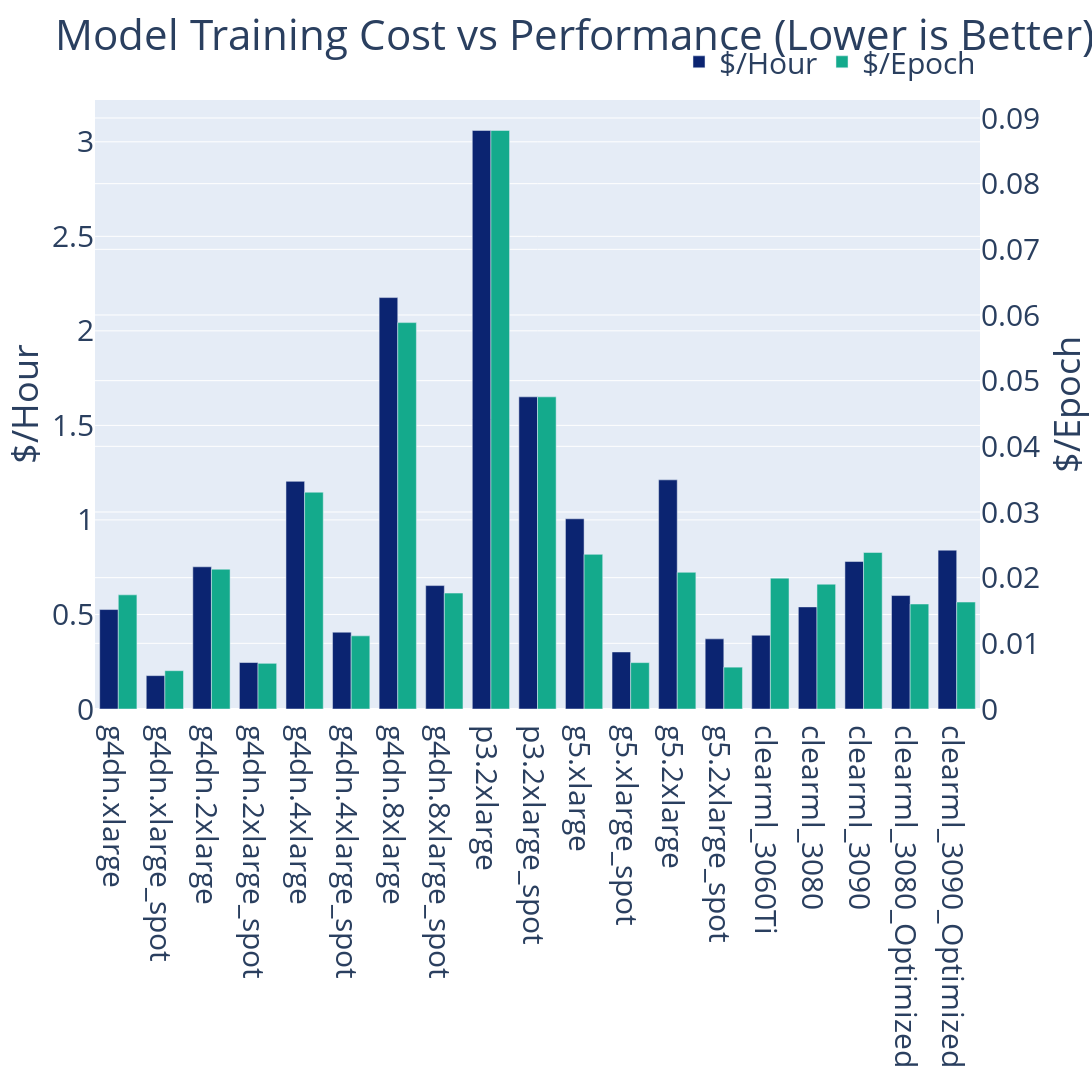

Source (notebook cell):
### Markdown cell above
# Spots

### Code cell
not_show = ["genesis_"]
plot_cost({k: v for k, v in performance_per_dollar.items() if not any([n in k for n in not_show]) })

### Figure 1 — Plotly figure (JSON) as saved in the notebook; plotly's stock layout.template omitted (floating-point values rounded to 4 significant figures)
{"data": [{"marker": {"color": "#0b2471"}, "name": "$/Hour", "offsetgroup": "1", "type": "bar", "x": ["g4dn.xlarge", "g4dn.xlarge_spot", "g4dn.2xlarge", "g4dn.2xlarge_spot", "g4dn.4xlarge", "g4dn.4xlarge_spot", "g4dn.8xlarge", "g4dn.8xlarge_spot", "p3.2xlarge", "p3.2xlarge_spot", "g5.xlarge", "g5.xlarge_spot", "g5.2xlarge", "g5.2xlarge_spot", "clearml_3060Ti", "clearml_3080", "clearml_3090", "clearml_3080_Optimized", "clearml_3090_Optimized"], "y": [0.526, 0.1765, 0.752, 0.2458, 1.204, 0.4062, 2.176, 0.6528, 3.06, 1.651, 1.006, 0.3018, 1.212, 0.371, 0.39, 0.54, 0.78, 0.6, 0.84], "yaxis": "y"}, {"marker": {"color": "#14aa8c"}, "name": "$/Epoch", "offsetgroup": "2", "type": "bar", "x": ["g4dn.xlarge", "g4dn.xlarge_spot", "g4dn.2xlarge", "g4dn.2xlarge_spot", "g4dn.4xlarge", "g4dn.4xlarge_spot", "g4dn.8xlarge", "g4dn.8xlarge_spot", "p3.2xlarge", "p3.2xlarge_spot", "g5.xlarge", "g5.xlarge_spot", "g5.2xlarge", "g5.2xlarge_spot", "clearml_3060Ti", "clearml_3080", "clearml_3090", "clearml_3080_Optimized", "clearml_3090_Optimized"], "y": [0.01738, 0.005833, 0.02128, 0.006957, 0.03301, 0.01114, 0.05884, 0.01765, 0.08811, 0.04754, 0.02355, 0.007065, 0.02082, 0.006372, 0.01993, 0.019, 0.02384, 0.01599, 0.01629], "yaxis": "y2"}], "layout": {"barmode": "group", "font": {"size": 30}, "height": 1080, "legend": {"orientation": "h", "x": 1, "xanchor": "right", "y": 1.02, "yanchor": "bottom"}, "title": {"text": "Model Training Cost vs Performance (Lower is Better)"}, "width": 1920, "yaxis": {"title": {"text": "$/Hour"}}, "yaxis2": {"overlaying": "y", "side": "right", "title": {"text": "$/Epoch"}}}}
